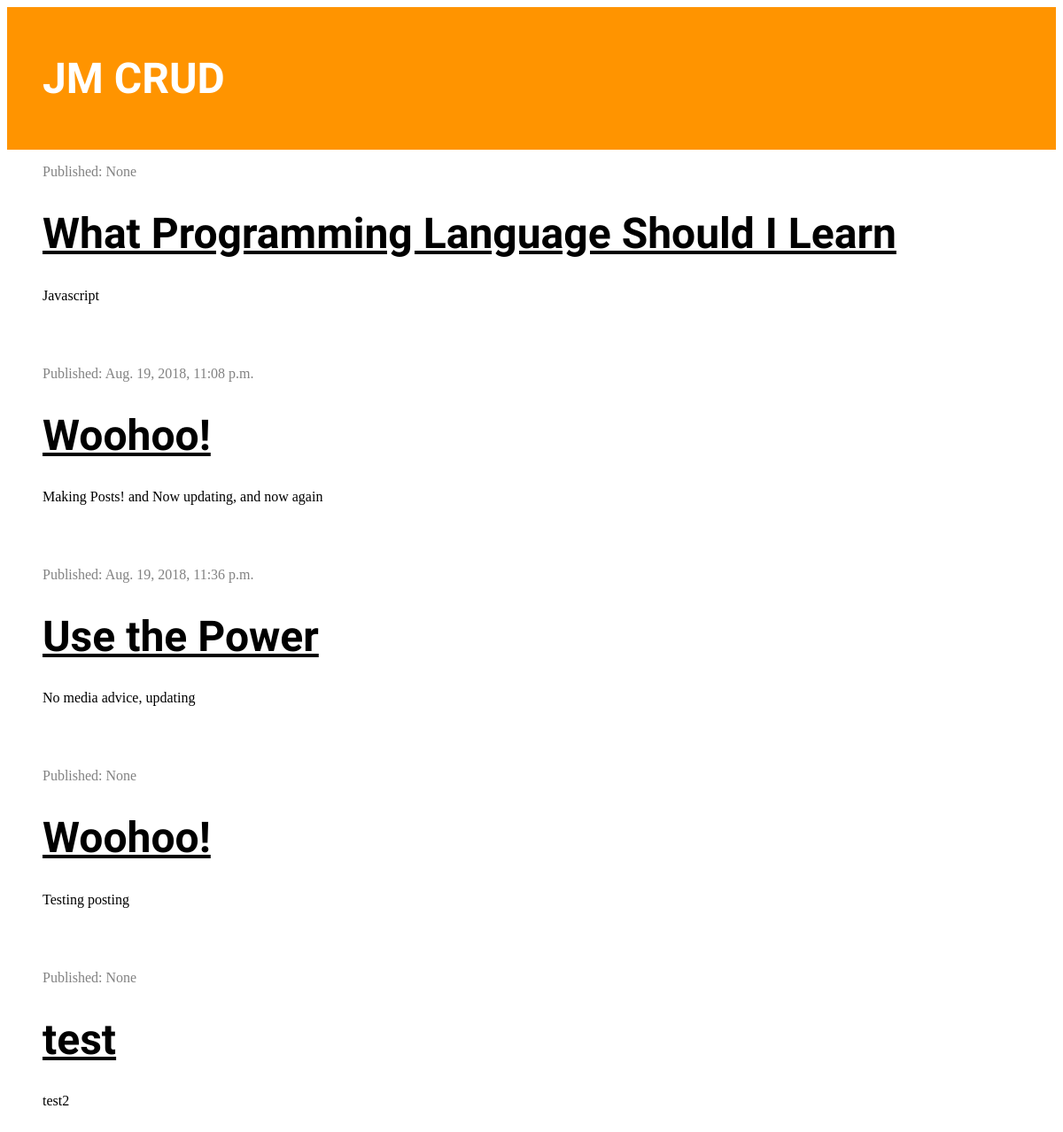
Before: / with the older database file.
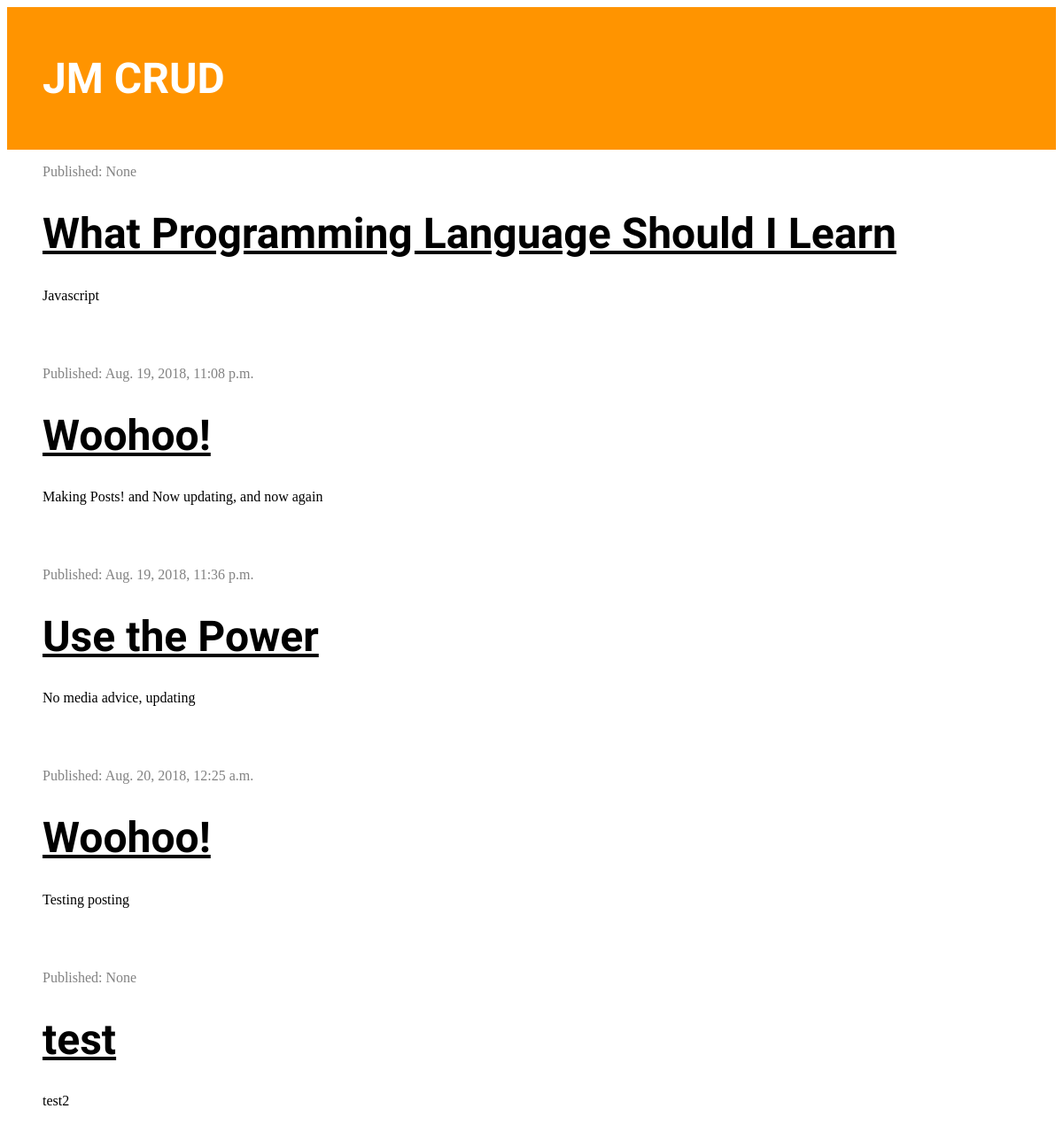
After: the same page with the newer database file.
### blog/models.py (models this page shows, shortened)
class Post(models.Model):
    author = models.ForeignKey('auth.User', on_delete=models.CASCADE)
    title = models.CharField(max_length=200)
    text = models.TextField()
    created_date = models.DateTimeField(default=timezone.now)
    published_date = models.DateTimeField(blank=True, null=True)

### blog/views.py (the view)
# urls.py: path('', views.post_list, name='post_list'),
def post_list(request):
    posts = Post.objects.all()
    stuff_for_frontend = {'posts': posts}
    return render(request, 'blog/post_list.html', stuff_for_frontend)

### blog/templates/blog/post_list.html
{% extends 'blog/base.html' %}
{% block content %}
      {% for post in posts %}
        <div class="post">
          <div class="date">
            <p>Published: {{post.published_date }}</p>
          </div>
            <h1><a href="{% url 'post_detail' pk=post.pk %}">{{ post.title }}</a></h1>
            <p>{{ post.text|linebreaksbr }}</p>
        </div>
      {% endfor %}
{% endblock %}

Changed rows visible on the page:
changed Post "Testing posting": published_date "None" → "Aug. 20, 2018, 12:25 a.m."
